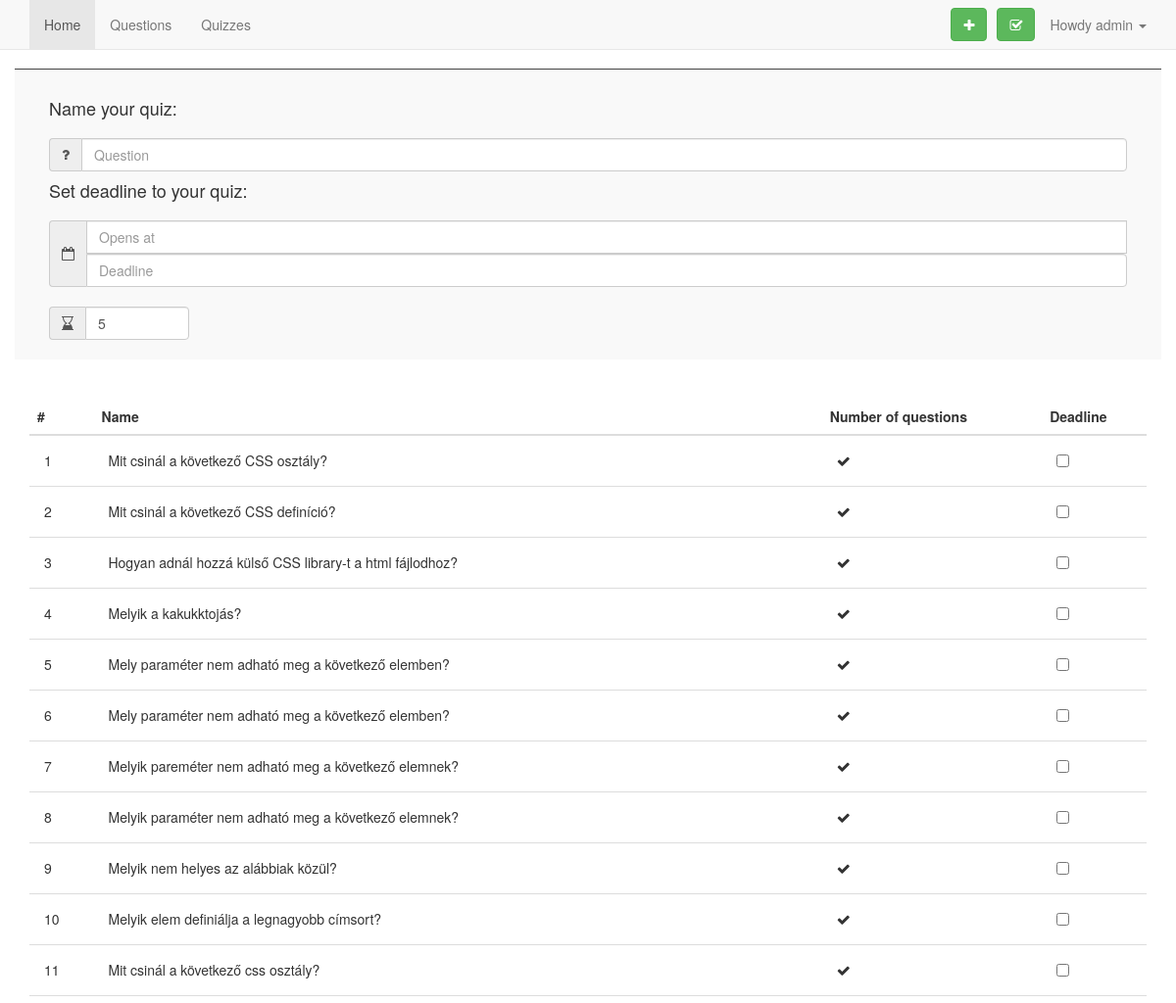
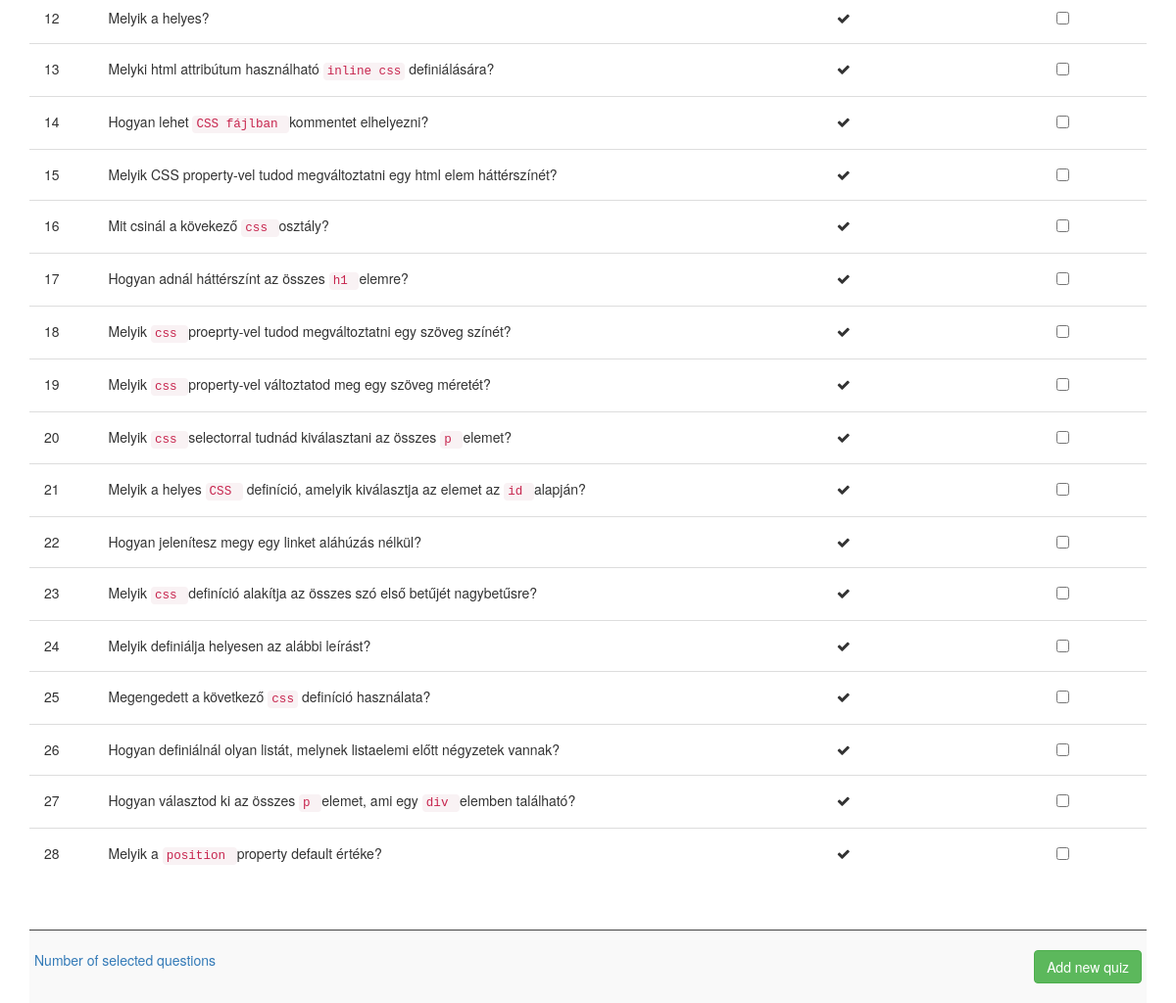
The app's page /quiz_db_BACKUP/createnewquiz.php (signed in) with its own data (2 pictures, top to bottom).
### tables this page shows
CREATE TABLE `questions` (
  `id` int(11) unsigned NOT NULL,
  `question` varchar(255) DEFAULT NULL,
  `is_active` tinyint(1) DEFAULT NULL,
  `description` varchar(255) NOT NULL,
  `owner` varchar(255) NOT NULL,
  `tags` varchar(255) NOT NULL
);

### quiz_db_BACKUP/MySQL.php (called while the page is built, shortened)
<?php
class MySQL {
    private static $mysql_connection;
    static function connect() {
        $mysqlDatas = require(__DIR__ . "/configClass.php");
        self::$mysql_connection = new mysqli($mysqlDatas["mysql_host"], $mysqlDatas["mysql_username"], $mysqlDatas["mysql_password"], $mysqlDatas["mysql_database"]);
        self::$mysql_connection->set_charset("utf8");
        return mysqli_connect_errno();
    }
    static function getRows($query) {
        $array = array();
        if ( $result = self::$mysql_connection->query($query) ) {
            while ( $row = $result->fetch_object() ) {
                $array[] = $row;
            }
        }
        return $array;
    }
}
?>

### quiz_db_BACKUP/functions.php (the view, shortened to what this page needs)
<?php
include_once("MySQL.php");
function getAllQuestionsForQuiz () {
  $getAllQuestionsSql = "SELECT * FROM `questions` ORDER BY `id` ASC  ";
  $rows = MySQL::getRows($getAllQuestionsSql);
  $count = 0;
  foreach ($rows as $row ) {
    $count++;
    $id = $row->id;
    $question = $row->question;
    $isActive = $row->is_active;
    if ($isActive) {
      $icon = '<i class="fa fa-check"></i>';
    } else {
      $icon = '<i class="fa fa-times"></i>';
    }
    echo '<tr class="clickable-row" data-id="'.$id.'">
    <td>'.$count.'</td>
    <td>'.$question.'</td>
    <td>'.$icon.'</td>
    <td>
      <input data-questionid="'.$id.'" type="checkbox" aria-label="">
    </td>
    </tr>
    ';
  }
}
?>

### quiz_db_BACKUP/css/questions.css (style rules this page uses)
.table>tbody>tr>td { padding: 15px; }
code { color: #c7254e !important; }

### records on screen
questions: question "Mit csinál a következő CSS osztály?", is_active 1 (drawn)
questions: question "Mit csinál a következő CSS definíció?", is_active 1 (drawn)
questions: question "Hogyan adnál hozzá külső CSS library-t a html fájlodhoz?", is_active 1 (drawn)
questions: question "Melyik a kakukktojás?", is_active 1 (drawn)
questions: question "Mely paraméter nem adható meg a következő elemben?", is_active 1 (drawn)
questions: question "Mely paraméter nem adható meg a következő elemben?", is_active 1 (drawn)
questions: question "Melyik pareméter nem adható meg a következő elemnek?", is_active 1 (drawn)
questions: question "Melyik paraméter nem adható meg a következő elemnek?", is_active 1 (drawn)
questions: question "Melyik nem helyes az alábbiak közül?", is_active 1 (drawn)
questions: question "Melyik elem definiálja a legnagyobb címsort?", is_active 1 (drawn)
questions: question "Mit csinál a következő css osztály?", is_active 1 (drawn)
questions: question "Melyik a helyes?", is_active 1 (drawn)
questions: question "Melyki html attribútum használható inline css definiálására?", is_active 1 (drawn)
questions: question "Hogyan lehet CSS fájlban kommentet elhelyezni?", is_active 1 (drawn)
questions: question "Melyik CSS property-vel tudod megváltoztatni egy html elem háttérszínét?", is_active 1 (drawn)
questions: question "Mit csinál a kövekező css osztály?", is_active 1 (drawn)
questions: question "Hogyan adnál háttérszínt az összes h1 elemre?", is_active 1 (drawn)
questions: question "Melyik css proeprty-vel tudod megváltoztatni egy szöveg színét?", is_active 1 (drawn)
questions: question "Melyik css property-vel változtatod meg egy szöveg méretét?", is_active 1 (drawn)
questions: question "Melyik css selectorral tudnád kiválasztani az összes p elemet?", is_active 1 (drawn)
questions: question "Melyik a helyes CSS definíció, amelyik kiválasztja az elemet az id alapján?", is_active 1 (drawn)
questions: question "Hogyan jelenítesz megy egy linket aláhúzás nélkül?", is_active 1 (drawn)
questions: question "Melyik css definíció alakítja az összes szó első betűjét nagybetűsre?", is_active 1 (drawn)
questions: question "Melyik definiálja helyesen az alábbi leírást?", is_active 1 (drawn)
questions: question "Megengedett a következő css definíció használata?", is_active 1 (drawn)
questions: question "Hogyan definiálnál olyan listát, melynek listaelemi előtt négyzetek vannak?", is_active 1 (drawn)
questions: question "Hogyan választod ki az összes p elemet, ami egy div elemben található?", is_active 1 (drawn)
questions: question "Melyik a position property default értéke?", is_active 1 (drawn)

### other values on screen
$_SESSION['username'] "admin"
